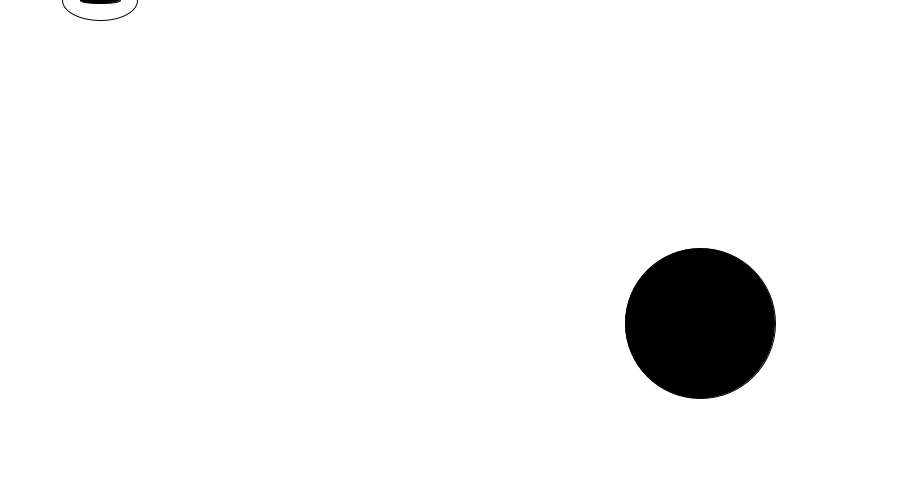
Frame 1 (no input)
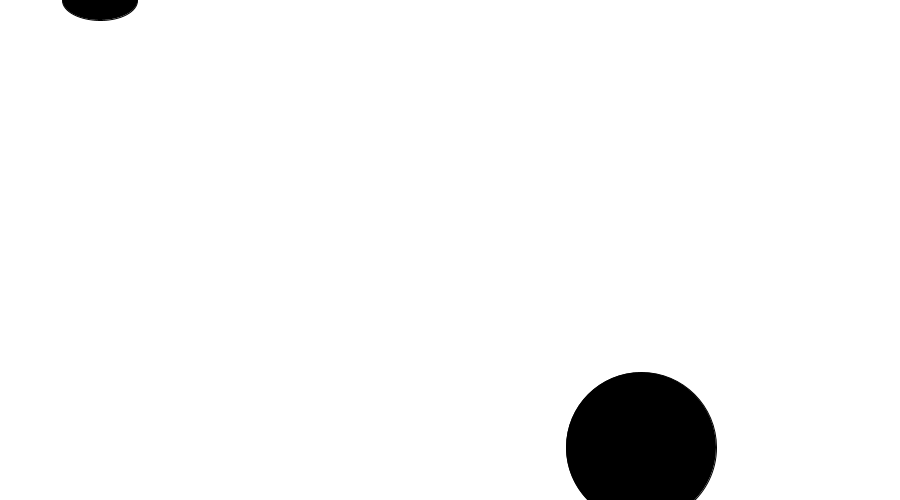
Frame 60 (the mouse pressed at the canvas centre just before this capture)
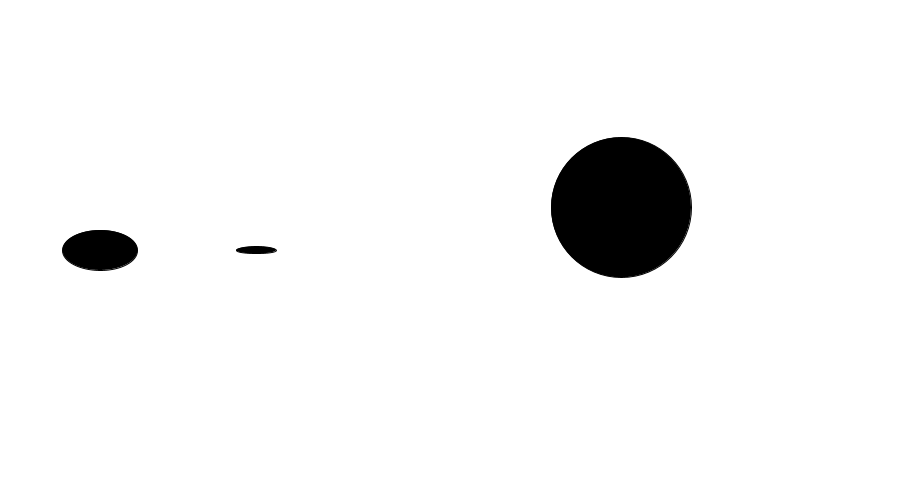
Frame 120 (the mouse held since frame 60 and released just before this capture)

The Processing sketch that drew these frames (run headless with seeded random() and noise(); from frame 60 on, the mouse is pressed at the canvas centre):

// Processing sketch: processing_51083
// ── processing_51083.pde


//Prototype Space Shoot-Em-Up
  
float foeX;
float foeY;
float foeSize;
float foeSizeSmaller;
float shipX;
float laserX;
float foe_laserX;
int foe_dirY;
int foe_dirX;
int laser_shoot;
int foe_laser_shoot;


void setup(){
  size(900,500);
  foeX = 700;
  foeY = random(500);
  foeSize = 150;
  foe_dirY = 4;
  foe_dirX = -1;
  foe_laserX = 
  shipX = 100;
  laserX = 100;
  laser_shoot = 0;
  foe_laser_shoot = 0;
  
}

void draw(){
  background(255);
  
  ship(shipX,mouseY);
  
  laser(laserX,mouseY);   
  laserX += laser_shoot;
  
  if(mousePressed){          /// Fire Laser!!!
    laser_shoot = 26; 
   
  }
  
 // if(laser_shoot == 20){
 //   
 //   
 // }
  
  if(laserX>900){        /// Reset laser
    laserX = shipX;
    laser_shoot = 0;
    
    //redraw();
  }
    
   foe(foeX, foeY);     ///  Enemy's pattern     
  foeY += foe_dirY;
  foeX += foe_dirX;
  if(foeY > 500){
    foe_dirY = -4;
  }
  if(foeY < 0){
   foe_dirY = 4;
  }
  
  if(((foeX - 20) < laserX && laserX < (foeX + 20)) && ((foeY - 50) < mouseY && mouseY < (foeY + 50))){    /// Hit
    foeSize -= 10;
    foeX += 40;
    laserX = shipX;
    laser_shoot = 0;
   
  }
  
  if(foeX >= 899){
    foeX = 650;
  }
    
 }
    
  ///////////Objects///////////

void ship(float shipX, float mouseY){
  ellipse(shipX, mouseY, 75, 40);
  fill(0);
}

void laser(float shipX, float mouseY){
  ellipse(shipX, mouseY, 40, 7);
  fill(0);
}

//void foe_laser(float foeX, float foeY){
//  ellipse(foe_laserX, foeY, 

void foe(float foeX, float foeY){
  ellipse(foeX, foeY, foeSize, foeSize);
}

void foe2(float foe2X, float foe2Y){
  ellipse(foe2X, foe2Y, 50, 50);
  fill(0);
}
